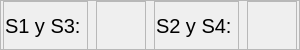
                      <widget class="QFrame" name="frame_117">
                       <property name="minimumSize">
                        <size>
                         <width>300</width>
                         <height>50</height>
                        </size>
                       </property>
                       <property name="maximumSize">
                        <size>
                         <width>300</width>
                         <height>50</height>
                        </size>
                       </property>
                       <property name="frameShape">
                        <enum>QFrame::StyledPanel</enum>
                       </property>
                       <property name="frameShadow">
                        <enum>QFrame::Raised</enum>
                       </property>
                       <layout class="QGridLayout" name="gridLayout_156">
                        <property name="leftMargin">
                         <number>0</number>
                        </property>
                        <property name="topMargin">
                         <number>0</number>
                        </property>
                        <property name="rightMargin">
                         <number>0</number>
                        </property>
                        <property name="bottomMargin">
                         <number>0</number>
                        </property>
                        <item row="0" column="0">
                         <widget class="QFrame" name="frame_118">
                          <property name="minimumSize">
                           <size>
                            <width>85</width>
                            <height>50</height>
                           </size>
                          </property>
                          <property name="maximumSize">
                           <size>
                            <width>85</width>
                            <height>50</height>
                           </size>
                          </property>
                          <property name="frameShape">
                           <enum>QFrame::StyledPanel</enum>
                          </property>
                          <property name="frameShadow">
                           <enum>QFrame::Raised</enum>
                          </property>
                          <layout class="QGridLayout" name="gridLayout_126">
                           <property name="leftMargin">
                            <number>0</number>
                           </property>
                           <property name="topMargin">
                            <number>0</number>
                           </property>
                           <property name="rightMargin">
                            <number>0</number>
                           </property>
                           <property name="bottomMargin">
                            <number>0</number>
                           </property>
                           <item row="0" column="0">
                            <widget class="QLabel" name="label_37">
                             <property name="minimumSize">
                              <size>
                               <width>80</width>
                               <height>30</height>
                              </size>
                             </property>
                             <property name="maximumSize">
                              <size>
                               <width>80</width>
                               <height>30</height>
                              </size>
                             </property>
                             <property name="styleSheet">
                              <string notr="true">QLabel{
qproperty-alignment: AlignRight;
font-size: 20px;
border: none;
}</string>
                             </property>
                             <property name="text">
                              <string>S1 y S3:</string>
                             </property>
                            </widget>
                           </item>
                          </layout>
                         </widget>
                        </item>
                        <item row="0" column="1">
                         <widget class="QFrame" name="frame_119">
                          <property name="minimumSize">
                           <size>
                            <width>50</width>
                            <height>50</height>
                           </size>
                          </property>
                          <property name="maximumSize">
                           <size>
                            <width>50</width>
                            <height>50</height>
                           </size>
                          </property>
                          <property name="frameShape">
                           <enum>QFrame::StyledPanel</enum>
                          </property>
                          <property name="frameShadow">
                           <enum>QFrame::Raised</enum>
                          </property>
                          <layout class="QHBoxLayout" name="horizontalLayout_10">
                           <property name="spacing">
                            <number>0</number>
                           </property>
                           <property name="leftMargin">
                            <number>0</number>
                           </property>
                           <property name="topMargin">
                            <number>0</number>
                           </property>
                           <property name="rightMargin">
                            <number>0</number>
                           </property>
                           <property name="bottomMargin">
                            <number>0</number>
                           </property>
                           <item>
                            <widget class="QLabel" name="O13_2">
                             <property name="minimumSize">
                              <size>
                               <width>40</width>
                               <height>40</height>
                              </size>
                             </property>
                             <property name="maximumSize">
                              <size>
                               <width>40</width>
                               <height>40</height>
                              </size>
                             </property>
                             <property name="styleSheet">
                              <string notr="true">QLabel{
border: none;
}</string>
                             </property>
                             <property name="text">
                              <string/>
                             </property>
                             <property name="pixmap">
                              <pixmap>../GUI Tesis/Empty.png</pixmap>
                             </property>
                             <property name="scaledContents">
                              <bool>true</bool>
                             </property>
                            </widget>
                           </item>
                          </layout>
                         </widget>
                        </item>
                        <item row="0" column="2">
                         <widget class="QFrame" name="frame_155">
                          <property name="minimumSize">
                           <size>
                            <width>85</width>
                            <height>50</height>
                           </size>
                          </property>
                          <property name="maximumSize">
                           <size>
                            <width>85</width>
                            <height>50</height>
                           </size>
                          </property>
                          <property name="frameShape">
                           <enum>QFrame::StyledPanel</enum>
                          </property>
                          <property name="frameShadow">
                           <enum>QFrame::Raised</enum>
                          </property>
                          <layout class="QGridLayout" name="gridLayout_127">
                           <property name="leftMargin">
                            <number>0</number>
                           </property>
                           <property name="topMargin">
                            <number>0</number>
                           </property>
                           <property name="rightMargin">
                            <number>0</number>
                           </property>
                           <property name="bottomMargin">
                            <number>0</number>
                           </property>
                           <item row="0" column="0">
                            <widget class="QLabel" name="label_132">
                             <property name="minimumSize">
                              <size>
                               <width>80</width>
                               <height>30</height>
                              </size>
                             </property>
                             <property name="maximumSize">
                              <size>
                               <width>80</width>
                               <height>30</height>
                              </size>
                             </property>
                             <property name="styleSheet">
                              <string notr="true">QLabel{
qproperty-alignment: AlignRight;
font-size: 20px;
border: none;
}</string>
                             </property>
                             <property name="text">
                              <string>S2 y S4:</string>
                             </property>
                            </widget>
                           </item>
                          </layout>
                         </widget>
                        </item>
                        <item row="0" column="3">
                         <widget class="QFrame" name="frame_156">
                          <property name="minimumSize">
                           <size>
                            <width>50</width>
                            <height>50</height>
                           </size>
                          </property>
                          <property name="maximumSize">
                           <size>
                            <width>50</width>
                            <height>50</height>
                           </size>
                          </property>
                          <property name="frameShape">
                           <enum>QFrame::StyledPanel</enum>
                          </property>
                          <property name="frameShadow">
                           <enum>QFrame::Raised</enum>
                          </property>
                          <layout class="QHBoxLayout" name="horizontalLayout_19">
                           <property name="spacing">
                            <number>0</number>
                           </property>
                           <property name="leftMargin">
                            <number>0</number>
                           </property>
                           <property name="topMargin">
                            <number>0</number>
                           </property>
                           <property name="rightMargin">
                            <number>0</number>
                           </property>
                           <property name="bottomMargin">
                            <number>0</number>
                           </property>
                           <item>
                            <widget class="QLabel" name="O24_2">
                             <property name="minimumSize">
                              <size>
                               <width>40</width>
                               <height>40</height>
                              </size>
                             </property>
                             <property name="maximumSize">
                              <size>
                               <width>40</width>
                               <height>40</height>
                              </size>
                             </property>
                             <property name="styleSheet">
                              <string notr="true">QLabel{
border: none;
}</string>
                             </property>
                             <property name="text">
                              <string/>
                             </property>
                             <property name="pixmap">
                              <pixmap>../GUI Tesis/Empty.png</pixmap>
                             </property>
                             <property name="scaledContents">
                              <bool>true</bool>
                             </property>
                            </widget>
                           </item>
                          </layout>
                         </widget>
                        </item>
                       </layout>
                      </widget>
